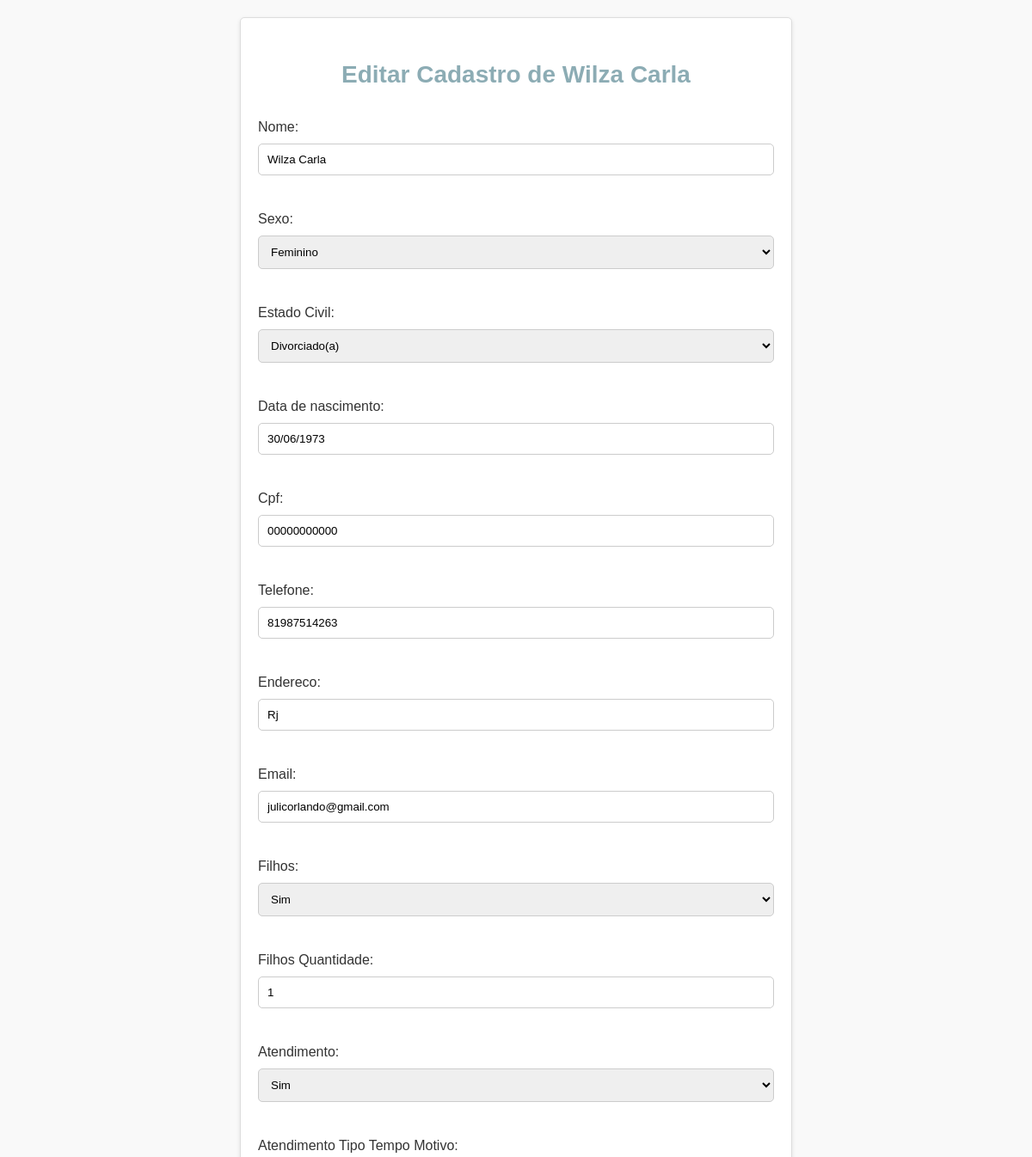
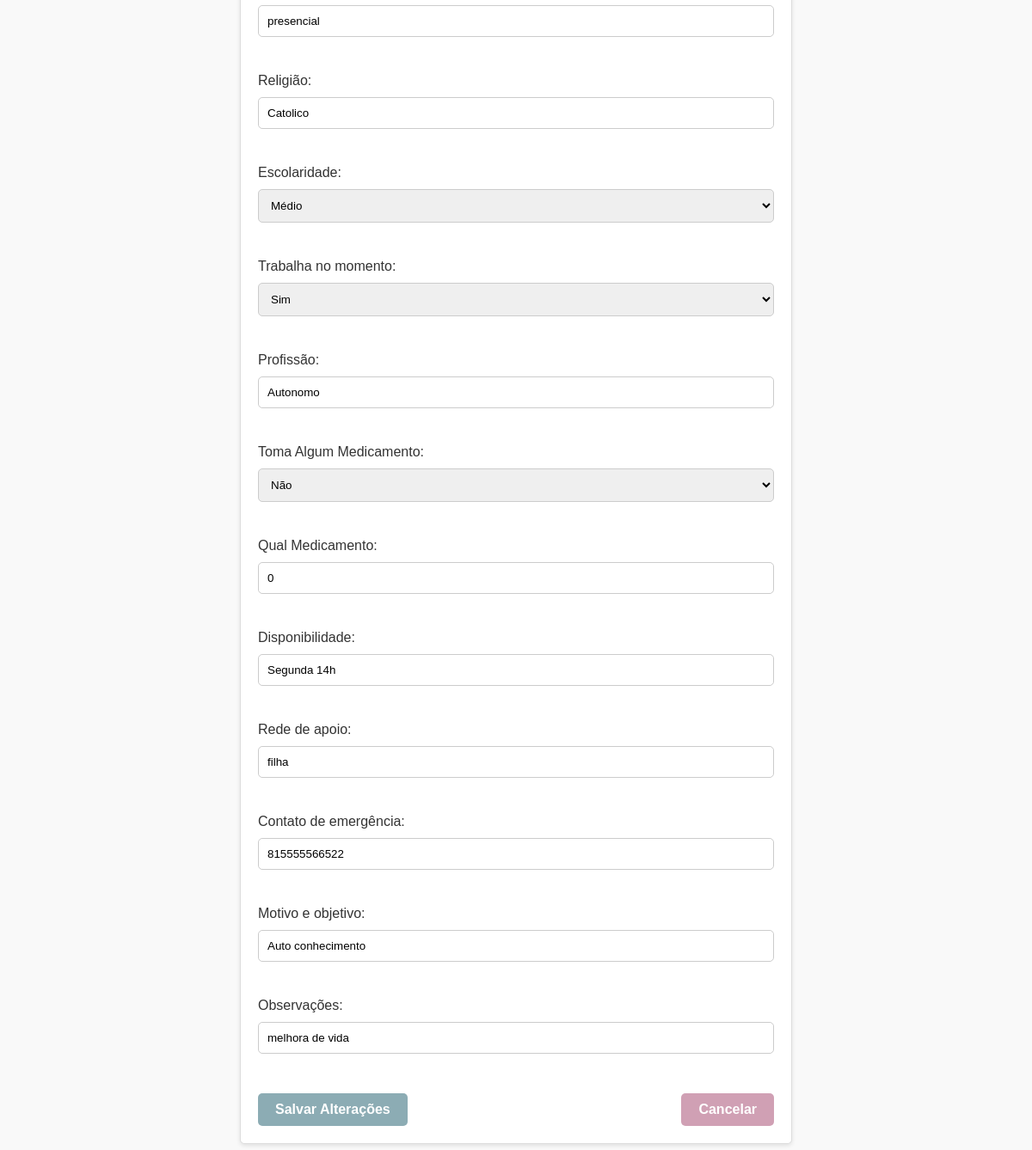
Page /pacientes/pacientes/31/editar/ (signed in) on the committed database (2 pictures, top to bottom).
### pacientes/models.py (models this page shows, shortened)
class Paciente(models.Model):
    usuario = models.ForeignKey(User, on_delete=models.CASCADE)  # Vincula ao usuário
    nome = models.CharField(max_length=100)
    telefone = models.CharField(max_length=15)
    endereco = models.CharField(max_length=255)
    data_de_nascimento = models.DateField(null=True, blank=True)
    cpf = models.CharField(max_length=11, unique=True)
    sexo = models.CharField(max_length=10, choices=[('Masc', 'Masculino'), ('Fem', 'Feminino'), ('O', 'Outro')])
    email = models.EmailField()
    estado_Civil = models.CharField(max_length=255, choices=[('Não Informado', 'Não Informado'), ('Casado(a)', 'Casado(a)'), ('Solteiro(a)', 'Solteiro(a)'), ('Divorciado(a)', 'Divorciado(a)'), ('Viúvo(a)', 'Viúvo(a)')])
    filhos = models.CharField(max_length=10, choices=[('Sim', 'Sim'), ('Não', 'Não')])
    filhos_Quantidade = models.CharField(max_length=10)
    atendimento= models.CharField(max_length=10, choices=[('Sim', 'Sim'), ('Não', 'Não')])
    atendimento_Tipo_Tempo_Motivo = models.CharField(max_length=500)
    religião = models.CharField(max_length=20)
    escolaridade = models.CharField(max_length=255, choices=[('Fundamental', 'Fundamental'), ('Médio', 'Médio'), ('Superior Completo', 'Superior Completo'), ('Superior incompleto', 'Superior incompleto'), ('Pós-Grauação', 'Pós-Graduação'), ('Mestrado', 'Mestrado'), ('Dotourado', 'Dotourado')])
    trabalha_no_momento = models.CharField(max_length=10, choices=[('Sim', 'Sim'), ('Não', 'Não')])
    profissão = models.CharField(max_length=50)
    toma_Algum_Medicamento =models.CharField(max_length=10, choices=[('Sim', 'Sim'), ('Não', 'Não')])
    qual_Medicamento =  models.CharField(max_length=100)
    Disponibilidade = models.CharField(max_length=100)
    rede_de_apoio = models.CharField(max_length=255)
    contato_de_emergência = models.CharField(max_length=100)
    motivo_e_objetivo = models.CharField(max_length=500)
    observações = models.CharField(max_length=1000)
    usuario = models.ForeignKey(User, on_delete=models.CASCADE, related_name='pacientes')

### pacientes/views.py (the view)
# urls.py: path('pacientes/<int:paciente_id>/editar/', views.editar_paciente, name='editar_paciente'),
@login_required
def editar_paciente(request, paciente_id):
    paciente = get_object_or_404(Paciente, id=paciente_id)
    if request.method == 'POST':
        form = PacienteForm(request.POST, instance=paciente)
        if form.is_valid():
            form.save()
            messages.success(request, "Paciente atualizado com sucesso.")
            return redirect('listar_pacientes')
    else:
        form = PacienteForm(instance=paciente)
    return render(request, 'pacientes/editar_paciente.html', {'form': form, 'paciente': paciente})

### pacientes/forms.py
class PacienteForm(forms.ModelForm):
    class Meta:
        model = Paciente
        fields = ['nome', 'sexo', 'estado_Civil', 'data_de_nascimento', 'cpf', 'telefone', 'endereco', 'email', 'filhos', 'filhos_Quantidade', 'atendimento', 'atendimento_Tipo_Tempo_Motivo', 'religião', 'escolaridade', 'trabalha_no_momento', 'profissão', 'toma_Algum_Medicamento', 'qual_Medicamento', 'Disponibilidade', 'rede_de_apoio', 'contato_de_emergência', 'motivo_e_objetivo', 'observações' ]

### pacientes/templates/pacientes/editar_paciente.html (shortened to what this page needs)
<!DOCTYPE html>
<html lang="pt-br">
<head>
    {% load static %}
    <link rel="stylesheet" href="{% static 'css/styles.css' %}">
</head>
<body>
    <div class="container">
        <h2>Editar Cadastro de {{ paciente.nome }}</h2>
        <form method="post" class="form-edit">
            {{ form.as_p }}
            <div class="button-group">
                <button type="submit" class="btn-save">Salvar Alterações</button>
                <a href="{% url 'listar_pacientes' %}" class="btn-cancel">Cancelar</a>
            </div>
        </form>
    </div>
</body>
</html>

### static/css/styles.css (style rules this page uses)
h2 { text-align: center; color: #333; font-size: 28px; margin-top: 30px; }
body { font-family: Arial, sans-serif; background-color: #f9f9f9; color: #333; padding: 20px; margin: 0; }
.container { max-width: 600px; margin: 0 auto; padding: 20px; background-color: #fff; border: 1px solid #ddd; border-radius: 5px; box-shadow: 0 2px 5px rgba(0, 0, 0, 0.1); }
h2 { text-align: center; color: #8cacb4; font-weight: bold; margin-bottom: 20px; }
.form-edit { display: flex; flex-direction: column; }
.button-group { display: flex; justify-content: space-between; margin-top: 20px; }
.btn-save, .btn-cancel { padding: 10px 20px; border: none; border-radius: 5px; cursor: pointer; font-size: 16px; font-weight: bold; transition: background-color 0.3s; text-align: center; }
.btn-save { background-color: #8cacb4; color: #fff; }
.btn-cancel { background-color: #d0a0b4; color: #fff; text-decoration: none; display: inline-block; text-align: center; }
.form-edit input[type="text"], .form-edit input[type="email"], .form-edit input[type="date"], .form-edit select { width: 100%; padding: 10px; margin: 10px 0; border: 1px solid #ccc; border-radius: 5px; box-sizing: border-box; }

### rows in the picture
Paciente: nome "Wilza Carla", sexo "Feminino", estado_Civil "Divorciado(a)", data_de_nascimento "30/06/1973", cpf "00000000000", telefone "81987514263", endereco "Rj", email "julicorlando@gmail.com", filhos "Sim", filhos_Quantidade "1", atendimento "Sim", atendimento_Tipo_Tempo_Motivo "presencial", religião "Catolico", escolaridade "Médio", trabalha_no_momento "Sim", profissão "Autonomo", toma_Algum_Medicamento "Não", qual_Medicamento "0", Disponibilidade "Segunda 14h", rede_de_apoio "filha", contato_de_emergência "815555566522", motivo_e_objetivo "Auto conhecimento", observações "melhora de vida"
